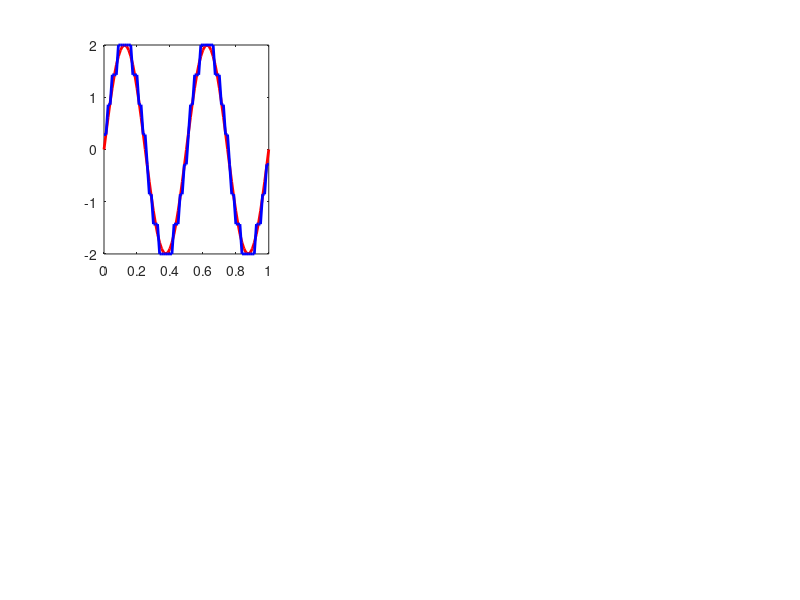

Write the MATLAB code that produced this figure. (Note: this script raises an error after producing the figure.)
%% PCM dengan Mid-Tread Quantization
% Tugas 1: n=3 bit (2^3 = 8 level)
% Tugas 2: n=4 bit (2^4 = 16 level)

clear all;
close all;
clc;

%% Parameter Sinyal Analog
f = 2;                          % Frekuensi sinyal informasi
fs = 40*f;                      % Frekuensi sampling
t = 0:1/fs:1;                   % Time vector
a = 2;                          % Amplitudo sinyal
x = a*sin(2*pi*f*t);            % Sinyal informasi

%% TUGAS 1: Mid-Tread Quantization dengan n=3 bit (8 level)
fprintf('=== TUGAS 1: n=3 bit (8 level quantization) ===\n');

n1 = 3;                         % Jumlah bit
L1 = 2^n1;                      % Jumlah level quantization = 8
x_max = max(x);                 % Nilai maksimum sinyal
x_min = min(x);                 % Nilai minimum sinyal
delta1 = (x_max - x_min)/(L1-1);% Step size quantization

% Mid-Tread Quantization untuk n=3
% Level quantization: -2, -1.43, -0.86, -0.29, 0.29, 0.86, 1.43, 2
quan_levels1 = x_min:delta1:x_max;
quan1 = zeros(size(x));

for i = 1:length(x)
    % Mencari level quantization terdekat (Mid-Tread)
    [~, idx] = min(abs(x(i) - quan_levels1));
    quan1(i) = quan_levels1(idx);
end

% Encoding untuk n=3 bit
quan1_shifted = quan1 - x_min;              % Shift ke nilai positif
quan1_index = round(quan1_shifted/delta1);  % Convert ke index 0-7
encode1 = de2bi(quan1_index, n1, 'left-msb'); % Binary encoding

% PCM Receiver untuk n=3 bit
decode1 = bi2de(encode1, 'left-msb');       % Decoding
xr1 = (decode1 * delta1) + x_min;          % Reconstruct signal
[num1, den1] = butter(5, 4*f/fs);          % Filter design
rec_op1 = filter(num1, den1, xr1);         % Filtering

%% TUGAS 2: Mid-Tread Quantization dengan n=4 bit (16 level)  
fprintf('\n=== TUGAS 2: n=4 bit (16 level quantization) ===\n');

n2 = 4;                         % Jumlah bit
L2 = 2^n2;                      % Jumlah level quantization = 16
delta2 = (x_max - x_min)/(L2-1);% Step size quantization

% Mid-Tread Quantization untuk n=4
quan_levels2 = x_min:delta2:x_max;
quan2 = zeros(size(x));

for i = 1:length(x)
    % Mencari level quantization terdekat (Mid-Tread)
    [~, idx] = min(abs(x(i) - quan_levels2));
    quan2(i) = quan_levels2(idx);
end

% Encoding untuk n=4 bit
quan2_shifted = quan2 - x_min;              % Shift ke nilai positif
quan2_index = round(quan2_shifted/delta2);  % Convert ke index 0-15
encode2 = de2bi(quan2_index, n2, 'left-msb'); % Binary encoding

% PCM Receiver untuk n=4 bit
decode2 = bi2de(encode2, 'left-msb');       % Decoding
xr2 = (decode2 * delta2) + x_min;          % Reconstruct signal
[num2, den2] = butter(5, 4*f/fs);          % Filter design  
rec_op2 = filter(num2, den2, xr2);         % Filtering

%% PLOTTING - Perbandingan n=3 vs n=4 bit
figure('Position', [100 100 1400 900]);

% Subplot 1: Sinyal Asli vs Quantized (n=3 bit)
subplot(2,3,1);
plot(t, x, 'r-', 'LineWidth', 2); hold on;
plot(t, quan1, 'b-', 'LineWidth', 2);
% Tampilkan quantization levels
for i = 1:length(quan_levels1)
    yline(quan_levels1(i), '--k', 'Alpha', 0.3);
end
grid on;
xlabel('Time (s)'); ylabel('Amplitude');
title('n=3 bit: Sinyal Asli vs Mid-Tread Quantization');
legend('Sinyal Asli', 'Quantized (8 level)', 'Location', 'best');
xlim([0 1]);

% Subplot 2: Sinyal Asli vs Quantized (n=4 bit)
subplot(2,3,2);
plot(t, x, 'r-', 'LineWidth', 2); hold on;
plot(t, quan2, 'g-', 'LineWidth', 2);
% Tampilkan quantization levels
for i = 1:length(quan_levels2)
    yline(quan_levels2(i), '--k', 'Alpha', 0.2);
end
grid on;
xlabel('Time (s)'); ylabel('Amplitude');
title('n=4 bit: Sinyal Asli vs Mid-Tread Quantization');
legend('Sinyal Asli', 'Quantized (16 level)', 'Location', 'best');
xlim([0 1]);

% Subplot 3: Perbandingan Quantization Error
subplot(2,3,3);
error1 = x - quan1;
error2 = x - quan2;
plot(t, error1, 'b-', 'LineWidth', 2); hold on;
plot(t, error2, 'g-', 'LineWidth', 2);
grid on;
xlabel('Time (s)'); ylabel('Error');
title('Quantization Error Comparison');
legend('Error n=3 bit', 'Error n=4 bit', 'Location', 'best');
xlim([0 1]);

% Subplot 4: PCM Reconstruction (n=3 bit)
subplot(2,3,4);
plot(t, x, 'r-', 'LineWidth', 2); hold on;
plot(t, xr1, 'b--', 'LineWidth', 2);
plot(t, rec_op1, 'c-', 'LineWidth', 2);
grid on;
xlabel('Time (s)'); ylabel('Amplitude');
title('PCM Reconstruction n=3 bit');
legend('Original', 'Decoded', 'Filtered', 'Location', 'best');
xlim([0 1]);

% Subplot 5: PCM Reconstruction (n=4 bit)
subplot(2,3,5);
plot(t, x, 'r-', 'LineWidth', 2); hold on;
plot(t, xr2, 'g--', 'LineWidth', 2);
plot(t, rec_op2, 'm-', 'LineWidth', 2);
grid on;
xlabel('Time (s)'); ylabel('Amplitude');
title('PCM Reconstruction n=4 bit');
legend('Original', 'Decoded', 'Filtered', 'Location', 'best');
xlim([0 1]);

% Subplot 6: Final Comparison
subplot(2,3,6);
plot(t, x, 'r-', 'LineWidth', 3); hold on;
plot(t, rec_op1, 'b-', 'LineWidth', 2);
plot(t, rec_op2, 'g-', 'LineWidth', 2);
grid on;
xlabel('Time (s)'); ylabel('Amplitude');
title('Final Output Comparison');
legend('Original', 'PCM n=3 bit', 'PCM n=4 bit', 'Location', 'best');
xlim([0 1]);

%% ANALISIS KINERJA
fprintf('\n=== ANALISIS KINERJA ===\n');

% Pastikan semua vector memiliki dimensi yang sama
x = x(:);           % Jadikan column vector
rec_op1 = rec_op1(:); % Jadikan column vector  
rec_op2 = rec_op2(:); % Jadikan column vector

% Mean Square Error (MSE)
mse1 = mean((x - rec_op1).^2);
mse2 = mean((x - rec_op2).^2);

% Signal-to-Noise Ratio (SNR) in dB
% Pastikan semua vector memiliki dimensi yang sama
x = x(:);           % Jadikan column vector
rec_op1 = rec_op1(:); % Jadikan column vector  
rec_op2 = rec_op2(:); % Jadikan column vector

% Recalculate MSE dengan dimensi yang benar
mse1 = mean((x - rec_op1).^2);
mse2 = mean((x - rec_op2).^2);

% Hitung SNR
snr1 = 10*log10(mean(x.^2)/mse1);
snr2 = 10*log10(mean(x.^2)/mse2);

fprintf('TUGAS 1 (n=3 bit, 8 level):\n');
fprintf('  Quantization levels: %d\n', L1);
fprintf('  Step size (delta): %.4f\n', delta1);
fprintf('  MSE: %.6f\n', mse1);
fprintf('  SNR: %.2f dB\n', snr1);

fprintf('\nTUGAS 2 (n=4 bit, 16 level):\n');
fprintf('  Quantization levels: %d\n', L2);
fprintf('  Step size (delta): %.4f\n', delta2);
fprintf('  MSE: %.6f\n', mse2);
fprintf('  SNR: %.2f dB\n', snr2);

fprintf('\nPERBANDINGAN:\n');
fprintf('  Improvement MSE: %.1fx better\n', mse1/mse2);
fprintf('  Improvement SNR: %.2f dB better\n', snr2-snr1);

%% TAMPILKAN QUANTIZATION LEVELS
fprintf('\n=== QUANTIZATION LEVELS ===\n');
fprintf('n=3 bit levels: ');
fprintf('%.3f ', quan_levels1);
fprintf('\nn=4 bit levels: ');
fprintf('%.3f ', quan_levels2(1:8)); % Tampilkan 8 pertama saja
fprintf('...');

%% CONTOH ENCODING
fprintf('\n\n=== CONTOH ENCODING (5 sampel pertama) ===\n');
fprintf('TUGAS 1 (n=3 bit):\n');
for i = 1:5
    bin_str = sprintf('%d', encode1(i,:));
    fprintf('  x(%.3f)=%.3f → quan=%.3f → idx=%d → binary=%s\n', ...
        t(i), x(i), quan1(i), quan1_index(i), bin_str);
end

fprintf('\nTUGAS 2 (n=4 bit):\n');
for i = 1:5
    bin_str = sprintf('%d', encode2(i,:));
    fprintf('  x(%.3f)=%.3f → quan=%.3f → idx=%d → binary=%s\n', ...
        t(i), x(i), quan2(i), quan2_index(i), bin_str);
end